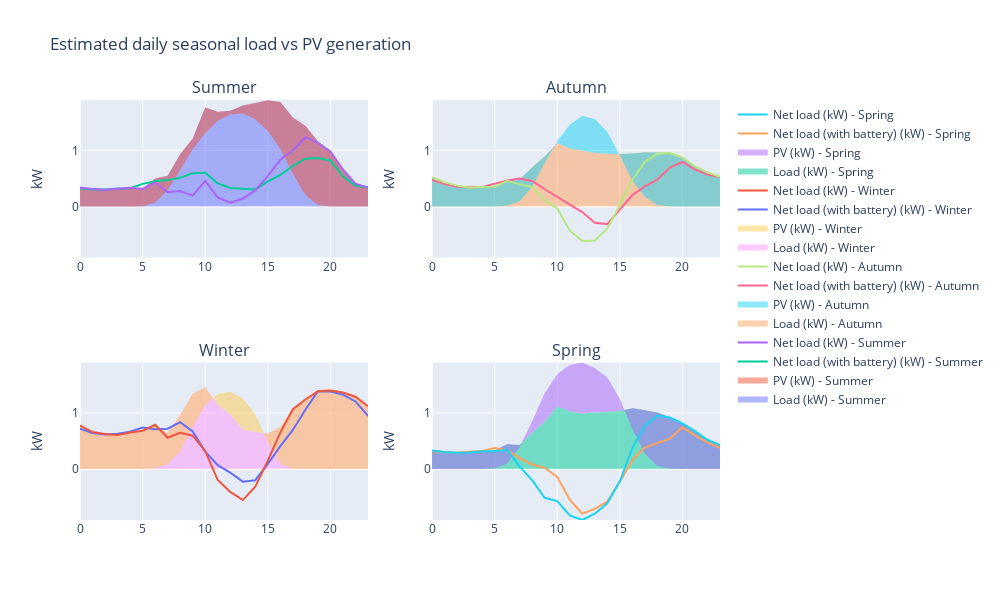

Notebook cell for this chart:
### Code cell
#  Showing the results
# ]f battery doesn't exist:

if battery_kwh == 0:

    display('Estimated annual PV energy generated: '+ Results['Annual_PV_Generation'].astype(int).astype(str) + ' kWh')
    display('Estimated annual PV energy generated per kW installed capacity: '+ Results['Annual_PV_Generation_per_kW'].astype(int).astype(str) + ' kWh')
    display('Estimated PV energy consumed on-site: '+ Results['Est_Annual_PV_self_consumption_SolarOnly'].astype(int).astype(str) + ' kWh')

    display('Estimated annual CO2 emissions avoided: ' + (0.82* Results['Annual_PV_Generation']).astype(int).astype(str)  + ' kg CO2')

    display('Estimated energy exported to grid (No battery): '+ Results['Est_Annual_PV_export_SolarOnly'].astype(int).astype(str) + ' kWh')
    display('Estimated saving due to not using the grid (No battery): '+ Results['Saving_due_to_not_using_grid_SolarOnly'].astype(int).astype(str) + ' $')
    display('Estimated annual Feed-in tariff payment (No battery): '+ Results['FiT_Payment_SolarOnly'].astype(int).astype(str) + ' $')
    display('Estimated total annual saving (No battery): '+ Results['Annual_Saving_SolarOnly'].astype(int).astype(str) + ' $')

else:
    
    display('Estimated annual PV energy generated: '+ Results['Annual_PV_Generation'].astype(int).astype(str) + ' kWh')
    display('Estimated annual PV energy generated per kW installed capacity: '+ Results['Annual_PV_Generation_per_kW'].astype(int).astype(str) + ' kWh')

    display('Estimated annual CO2 emissions avoided: ' + (0.82* Results['Annual_PV_Generation']).astype(int).astype(str)  + ' kg CO2')

    display('Result without battery:')
    display('Estimated PV energy consumed on-site (No Battery): '+ Results['Est_Annual_PV_self_consumption_SolarOnly'].astype(int).astype(str) + ' kWh')
    display('Estimated energy exported to grid (No battery): '+ Results['Est_Annual_PV_export_SolarOnly'].astype(int).astype(str) + ' kWh')
    display('Estimated saving due to not using the grid (No battery): '+ Results['Saving_due_to_not_using_grid_SolarOnly'].astype(int).astype(str) + ' $')
    display('Estimated annual Feed-in tariff payment (No battery): '+ Results['FiT_Payment_SolarOnly'].astype(int).astype(str) + ' $')
    display('Estimated total annual saving (No battery): '+ Results['Annual_Saving_SolarOnly'].astype(int).astype(str) + ' $')

    display('Result with battery:')
    display('Estimated PV energy consumed on-site: '+ Results['Est_Annual_PV_self_consumption_sol_batt'].astype(int).astype(str) + ' kWh')

    display('Estimated energy exported to grid: '+ Results['Est_Annual_PV_export_sol_batt'].astype(int).astype(str) + ' kWh')
    display('Estimated saving due to not using the grid: '+ Results['Saving_due_to_not_using_grid_sol_batt'].astype(int).astype(str) + ' $')
    display('Estimated annual Feed-in tariff payment: '+ Results['FiT_Payment_sol_batt'].astype(int).astype(str) + ' $')
    display('Estimated total annual saving: '+ Results['Annual_Saving_sol_batt'].astype(int).astype(str) + ' $')

# Estimated daily seasonal load vs PV generation

LoadSeasonalPattern=pd.read_json(Results['Load_seasonal_pattern_kW'])
PVSeasonalPattern=pd.read_json(Results['PV_seasonal_pattern_kW'])
if battery_kwh > 0:
    PVBattSeasonalPattern=pd.read_json(Results['pv_batt_seasonal_pattern_kW'])

LoadSeasonalPattern_Sum=LoadSeasonalPattern.loc[LoadSeasonalPattern[0]==1,[1,2]]
LoadSeasonalPattern_Fal=LoadSeasonalPattern.loc[LoadSeasonalPattern[0]==2,[1,2]]
LoadSeasonalPattern_Win=LoadSeasonalPattern.loc[LoadSeasonalPattern[0]==3,[1,2]]
LoadSeasonalPattern_Spr=LoadSeasonalPattern.loc[LoadSeasonalPattern[0]==4,[1,2]]

PVSeasonalPattern_Sum=PVSeasonalPattern.loc[PVSeasonalPattern[0]==1,[1,2]]
PVSeasonalPattern_Fal=PVSeasonalPattern.loc[PVSeasonalPattern[0]==2,[1,2]]
PVSeasonalPattern_Win=PVSeasonalPattern.loc[PVSeasonalPattern[0]==3,[1,2]]
PVSeasonalPattern_Spr=PVSeasonalPattern.loc[PVSeasonalPattern[0]==4,[1,2]]
# if battery exists:

if battery_kwh > 0:
    PVBattSeasonalPattern_Sum=PVBattSeasonalPattern.loc[PVBattSeasonalPattern[0]==1,[1,2]]
    PVBattSeasonalPattern_Fal=PVBattSeasonalPattern.loc[PVBattSeasonalPattern[0]==2,[1,2]]
    PVBattSeasonalPattern_Win=PVBattSeasonalPattern.loc[PVBattSeasonalPattern[0]==3,[1,2]]
    PVBattSeasonalPattern_Spr=PVBattSeasonalPattern.loc[PVBattSeasonalPattern[0]==4,[1,2]]

trace1 = go.Scatter(
    x=LoadSeasonalPattern_Sum[1],
    y=LoadSeasonalPattern_Sum[2],fill='tozeroy', mode= 'none',name='Load (kW) - Summer')
trace11 = go.Scatter(
    x=PVSeasonalPattern_Sum[1],
    y=PVSeasonalPattern_Sum[2],fill='tonexty', mode= 'none',name='PV (kW) - Summer')

if battery_kwh > 0:
    trace12 = go.Scatter(
        x=PVBattSeasonalPattern_Sum[1],
        y=PVBattSeasonalPattern_Sum[2], mode= 'lines',name='Net load (with battery) (kW) - Summer')   
trace13 = go.Scatter(
    x=LoadSeasonalPattern_Sum[1],
    y=LoadSeasonalPattern_Sum[2]-PVSeasonalPattern_Sum[2], mode= 'lines',name='Net load (kW) - Summer')   

trace2 = go.Scatter(
    x=LoadSeasonalPattern_Fal[1],
    y=LoadSeasonalPattern_Fal[2],
    xaxis='x2',yaxis='y2',fill='tozeroy', mode= 'none',name='Load (kW) - Autumn')
trace21 = go.Scatter(
    x=PVSeasonalPattern_Fal[1],
    y=PVSeasonalPattern_Fal[2],
    xaxis='x2',yaxis='y2',fill='tonexty', mode= 'none',name='PV (kW) - Autumn')

if battery_kwh > 0:
    trace22 = go.Scatter(
        x=PVBattSeasonalPattern_Fal[1],
        y=PVBattSeasonalPattern_Fal[2], mode= 'lines',name='Net load (with battery) (kW) - Autumn')  
trace23 = go.Scatter(
    x=LoadSeasonalPattern_Fal[1],
    y=LoadSeasonalPattern_Fal[2]-PVSeasonalPattern_Fal[2], mode= 'lines',name='Net load (kW) - Autumn') 

trace3 = go.Scatter(
    x=LoadSeasonalPattern_Win[1],
    y=LoadSeasonalPattern_Win[2],
    xaxis='x3',yaxis='y3',fill='tozeroy', mode= 'none',name='Load (kW) - Winter')
trace31 = go.Scatter(
    x=PVSeasonalPattern_Win[1],
    y=PVSeasonalPattern_Win[2],
    xaxis='x3',yaxis='y3',fill='tonexty', mode= 'none',name='PV (kW) - Winter')

if battery_kwh > 0:   
    trace32 = go.Scatter(
        x=PVBattSeasonalPattern_Win[1],
        y=PVBattSeasonalPattern_Win[2], mode= 'lines',name='Net load (with battery) (kW) - Winter')  
trace33 = go.Scatter(
    x=LoadSeasonalPattern_Win[1],
    y=LoadSeasonalPattern_Win[2]-PVSeasonalPattern_Win[2], mode= 'lines',name='Net load (kW) - Winter') 

trace4 = go.Scatter(
    x=LoadSeasonalPattern_Spr[1],
    y=LoadSeasonalPattern_Spr[2],
    xaxis='x4',yaxis='y4',fill='tozeroy', mode= 'none',name='Load (kW) - Spring')
trace41 = go.Scatter(
    x=PVSeasonalPattern_Spr[1],
    y=PVSeasonalPattern_Spr[2],
    xaxis='x4',yaxis='y4',fill='tonexty', mode= 'none',name='PV (kW) - Spring')

if battery_kwh > 0:
    trace42 = go.Scatter(
        x=PVBattSeasonalPattern_Spr[1],
        y=PVBattSeasonalPattern_Spr[2], mode= 'lines',name='Net load (with battery) (kW) - Spring') 
trace43 = go.Scatter(
    x=LoadSeasonalPattern_Spr[1],
    y=LoadSeasonalPattern_Spr[2]-PVSeasonalPattern_Spr[2], mode= 'lines',name='Net load (kW) - Spring')  


fig = tools.make_subplots(rows=2, cols=2, print_grid=False, subplot_titles=('Summer', 'Autumn',
                                                          'Winter', 'Spring'))
fig.append_trace(trace1, 1, 1)
fig.append_trace(trace11, 1, 1)
if battery_kwh > 0:
    fig.append_trace(trace12, 1, 1)
fig.append_trace(trace13, 1, 1)

fig.append_trace(trace2, 1, 2)
fig.append_trace(trace21, 1, 2)
if battery_kwh > 0:
    fig.append_trace(trace22, 1, 2)
fig.append_trace(trace23, 1, 2)

fig.append_trace(trace3, 2, 1)
fig.append_trace(trace31, 2, 1)
if battery_kwh > 0:
    fig.append_trace(trace32, 2, 1)
fig.append_trace(trace33, 2, 1)

fig.append_trace(trace4, 2, 2)
fig.append_trace(trace41, 2, 2)
if battery_kwh > 0:
    fig.append_trace(trace42, 2, 2)
fig.append_trace(trace43, 2, 2)

MaxRange=max(max(LoadSeasonalPattern[2]),max(PVSeasonalPattern[2]))

if battery_kwh > 0:
    MinRange=min(min(LoadSeasonalPattern[2]-PVSeasonalPattern[2]),min(PVBattSeasonalPattern[2]))
else:
    MinRange=min(LoadSeasonalPattern[2]-PVSeasonalPattern[2])
    
fig['layout']['yaxis1'].update(title='kW',range=[MinRange,MaxRange])
fig['layout']['yaxis2'].update(title='kW',range=[MinRange,MaxRange])
fig['layout']['yaxis3'].update(title='kW',range=[MinRange,MaxRange])
fig['layout']['yaxis4'].update(title='kW',range=[MinRange,MaxRange])

fig['layout'].update(height=600, width=1000, title='Estimated daily seasonal load vs PV generation',showlegend=True)
# fig = go.Figure(data, layout)
iplot(fig)

### Figure 1 — Plotly figure (JSON) as saved in the notebook; plotly's stock layout.template omitted (floating-point values rounded to 4 significant figures)
{"data": [{"fill": "tozeroy", "mode": "none", "name": "Load (kW) - Summer", "type": "scatter", "x": [0, 1, 2, 3, 4, 5, 6, 7, 8, 9, 10, 11, 12, 13, 14, 15, 16, 17, 18, 19, 20, 21, 22, 23], "xaxis": "x", "y": [0.3392, 0.311, 0.2978, 0.3141, 0.3333, 0.3203, 0.4996, 0.547, 0.9304, 1.215, 1.765, 1.691, 1.709, 1.801, 1.845, 1.898, 1.863, 1.588, 1.442, 1.165, 0.9833, 0.6615, 0.4077, 0.3391], "yaxis": "y"}, {"fill": "tonexty", "mode": "none", "name": "PV (kW) - Summer", "type": "scatter", "x": [0, 1, 2, 3, 4, 5, 6, 7, 8, 9, 10, 11, 12, 13, 14, 15, 16, 17, 18, 19, 20, 21, 22, 23], "xaxis": "x", "y": [0, 0, 0, 0, 0, 0.005538, 0.07217, 0.291, 0.6536, 1.021, 1.306, 1.528, 1.641, 1.658, 1.558, 1.349, 1.028, 0.5834, 0.2056, 0.0287, 0, 0, 0, 0], "yaxis": "y"}, {"mode": "lines", "name": "Net load (with battery) (kW) - Summer", "type": "scatter", "x": [0, 1, 2, 3, 4, 5, 6, 7, 8, 9, 10, 11, 12, 13, 14, 15, 16, 17, 18, 19, 20, 21, 22, 23], "xaxis": "x", "y": [0.3255, 0.3044, 0.306, 0.3237, 0.3268, 0.4044, 0.4511, 0.4712, 0.5116, 0.5956, 0.6025, 0.4122, 0.3317, 0.3141, 0.3059, 0.4474, 0.5649, 0.723, 0.8526, 0.8642, 0.8224, 0.5346, 0.3734, 0.3408], "yaxis": "y"}, {"mode": "lines", "name": "Net load (kW) - Summer", "type": "scatter", "x": [0, 1, 2, 3, 4, 5, 6, 7, 8, 9, 10, 11, 12, 13, 14, 15, 16, 17, 18, 19, 20, 21, 22, 23], "xaxis": "x", "y": [0.3392, 0.311, 0.2978, 0.3141, 0.3333, 0.3147, 0.4274, 0.2559, 0.2768, 0.1936, 0.4592, 0.1628, 0.0672, 0.1429, 0.2871, 0.5485, 0.8347, 1.005, 1.237, 1.137, 0.9833, 0.6615, 0.4077, 0.3391], "yaxis": "y"}, {"fill": "tozeroy", "mode": "none", "name": "Load (kW) - Autumn", "type": "scatter", "x": [0, 1, 2, 3, 4, 5, 6, 7, 8, 9, 10, 11, 12, 13, 14, 15, 16, 17, 18, 19, 20, 21, 22, 23], "xaxis": "x2", "y": [0.5221, 0.4301, 0.3729, 0.3367, 0.3491, 0.3514, 0.4743, 0.4883, 0.7002, 0.8903, 1.133, 1.034, 0.9991, 0.9549, 0.9396, 0.9365, 0.9446, 0.9678, 0.9626, 0.954, 0.8751, 0.7145, 0.6088, 0.5302], "yaxis": "y2"}, {"fill": "tonexty", "mode": "none", "name": "PV (kW) - Autumn", "type": "scatter", "x": [0, 1, 2, 3, 4, 5, 6, 7, 8, 9, 10, 11, 12, 13, 14, 15, 16, 17, 18, 19, 20, 21, 22, 23], "xaxis": "x2", "y": [0, 0, 0, 0, 0, 0, 0.01555, 0.09359, 0.3534, 0.7784, 1.167, 1.461, 1.615, 1.561, 1.336, 0.9091, 0.4649, 0.1702, 0.0215, 0.0004831, 0, 0, 0, 0], "yaxis": "y2"}, {"mode": "lines", "name": "Net load (with battery) (kW) - Autumn", "type": "scatter", "x": [0, 1, 2, 3, 4, 5, 6, 7, 8, 9, 10, 11, 12, 13, 14, 15, 16, 17, 18, 19, 20, 21, 22, 23], "xaxis": "x2", "y": [0.4761, 0.4015, 0.3548, 0.3429, 0.3503, 0.4129, 0.4658, 0.5007, 0.4567, 0.3077, 0.1647, 0.03247, -0.09928, -0.2888, -0.313, -0.05732, 0.2046, 0.3585, 0.4793, 0.6946, 0.7948, 0.6617, 0.5695, 0.527], "yaxis": "y2"}, {"mode": "lines", "name": "Net load (kW) - Autumn", "type": "scatter", "x": [0, 1, 2, 3, 4, 5, 6, 7, 8, 9, 10, 11, 12, 13, 14, 15, 16, 17, 18, 19, 20, 21, 22, 23], "xaxis": "x2", "y": [0.5221, 0.4301, 0.3729, 0.3367, 0.3491, 0.3514, 0.4588, 0.3947, 0.3468, 0.1119, -0.0346, -0.4269, -0.6161, -0.606, -0.3961, 0.0274, 0.4797, 0.7976, 0.9411, 0.9536, 0.8751, 0.7145, 0.6088, 0.5302], "yaxis": "y2"}, {"fill": "tozeroy", "mode": "none", "name": "Load (kW) - Winter", "type": "scatter", "x": [0, 1, 2, 3, 4, 5, 6, 7, 8, 9, 10, 11, 12, 13, 14, 15, 16, 17, 18, 19, 20, 21, 22, 23], "xaxis": "x3", "y": [0.7767, 0.6591, 0.6233, 0.6051, 0.6519, 0.6816, 0.8003, 0.6428, 0.9642, 1.341, 1.457, 1.146, 0.9709, 0.7073, 0.6591, 0.6298, 0.7477, 1.07, 1.241, 1.387, 1.4, 1.364, 1.29, 1.122], "yaxis": "y3"}, {"fill": "tonexty", "mode": "none", "name": "PV (kW) - Winter", "type": "scatter", "x": [0, 1, 2, 3, 4, 5, 6, 7, 8, 9, 10, 11, 12, 13, 14, 15, 16, 17, 18, 19, 20, 21, 22, 23], "xaxis": "x3", "y": [0, 0, 0, 0, 0, 0, 0.0108, 0.08445, 0.3175, 0.7465, 1.139, 1.34, 1.378, 1.261, 0.9727, 0.4793, 0.09537, 0.002252, 0, 0, 0, 0, 0, 0], "yaxis": "y3"}, {"mode": "lines", "name": "Net load (with battery) (kW) - Winter", "type": "scatter", "x": [0, 1, 2, 3, 4, 5, 6, 7, 8, 9, 10, 11, 12, 13, 14, 15, 16, 17, 18, 19, 20, 21, 22, 23], "xaxis": "x3", "y": [0.7179, 0.6412, 0.6142, 0.6285, 0.6668, 0.741, 0.7107, 0.7191, 0.8353, 0.6708, 0.3107, 0.06811, -0.06315, -0.2252, -0.1992, 0.09139, 0.4088, 0.6967, 1.057, 1.388, 1.382, 1.327, 1.206, 0.9481], "yaxis": "y3"}, {"mode": "lines", "name": "Net load (kW) - Winter", "type": "scatter", "x": [0, 1, 2, 3, 4, 5, 6, 7, 8, 9, 10, 11, 12, 13, 14, 15, 16, 17, 18, 19, 20, 21, 22, 23], "xaxis": "x3", "y": [0.7767, 0.6591, 0.6233, 0.6051, 0.6519, 0.6816, 0.7895, 0.5584, 0.6467, 0.5949, 0.3184, -0.1934, -0.4072, -0.5538, -0.3136, 0.1505, 0.6524, 1.068, 1.241, 1.387, 1.4, 1.364, 1.29, 1.122], "yaxis": "y3"}, {"fill": "tozeroy", "mode": "none", "name": "Load (kW) - Spring", "type": "scatter", "x": [0, 1, 2, 3, 4, 5, 6, 7, 8, 9, 10, 11, 12, 13, 14, 15, 16, 17, 18, 19, 20, 21, 22, 23], "xaxis": "x4", "y": [0.3325, 0.3037, 0.2916, 0.2936, 0.3183, 0.3296, 0.4421, 0.4283, 0.6518, 0.8372, 1.12, 1.028, 0.991, 1.006, 1.021, 1.037, 1.086, 1.046, 1.007, 0.9216, 0.8135, 0.6772, 0.5222, 0.4292], "yaxis": "y4"}, {"fill": "tonexty", "mode": "none", "name": "PV (kW) - Spring", "type": "scatter", "x": [0, 1, 2, 3, 4, 5, 6, 7, 8, 9, 10, 11, 12, 13, 14, 15, 16, 17, 18, 19, 20, 21, 22, 23], "xaxis": "x4", "y": [0, 0, 0, 0, 0, 0.01072, 0.0995, 0.3867, 0.8504, 1.35, 1.693, 1.856, 1.9, 1.802, 1.633, 1.256, 0.7136, 0.2763, 0.05184, 0.00382, 0, 0, 0, 0], "yaxis": "y4"}, {"mode": "lines", "name": "Net load (with battery) (kW) - Spring", "type": "scatter", "x": [0, 1, 2, 3, 4, 5, 6, 7, 8, 9, 10, 11, 12, 13, 14, 15, 16, 17, 18, 19, 20, 21, 22, 23], "xaxis": "x4", "y": [0.3181, 0.2977, 0.2926, 0.3059, 0.3239, 0.3751, 0.3368, 0.1963, 0.08149, 0.02168, -0.1401, -0.5474, -0.7966, -0.7123, -0.5814, -0.2274, 0.1617, 0.3836, 0.4684, 0.5411, 0.7453, 0.5997, 0.4757, 0.3799], "yaxis": "y4"}, {"mode": "lines", "name": "Net load (kW) - Spring", "type": "scatter", "x": [0, 1, 2, 3, 4, 5, 6, 7, 8, 9, 10, 11, 12, 13, 14, 15, 16, 17, 18, 19, 20, 21, 22, 23], "xaxis": "x4", "y": [0.3325, 0.3037, 0.2916, 0.2936, 0.3183, 0.3189, 0.3426, 0.04163, -0.1986, -0.5129, -0.573, -0.828, -0.9093, -0.7961, -0.6122, -0.2183, 0.3723, 0.7701, 0.9549, 0.9178, 0.8135, 0.6772, 0.5222, 0.4292], "yaxis": "y4"}], "layout": {"annotations": [{"font": {"size": 16}, "showarrow": false, "text": "Summer", "x": 0.225, "xanchor": "center", "xref": "paper", "y": 1, "yanchor": "bottom", "yref": "paper"}, {"font": {"size": 16}, "showarrow": false, "text": "Autumn", "x": 0.775, "xanchor": "center", "xref": "paper", "y": 1, "yanchor": "bottom", "yref": "paper"}, {"font": {"size": 16}, "showarrow": false, "text": "Winter", "x": 0.225, "xanchor": "center", "xref": "paper", "y": 0.375, "yanchor": "bottom", "yref": "paper"}, {"font": {"size": 16}, "showarrow": false, "text": "Spring", "x": 0.775, "xanchor": "center", "xref": "paper", "y": 0.375, "yanchor": "bottom", "yref": "paper"}], "height": 600, "showlegend": true, "title": {"text": "Estimated daily seasonal load vs PV generation"}, "width": 1000, "xaxis": {"anchor": "y", "domain": [0, 0.45]}, "xaxis2": {"anchor": "y2", "domain": [0.55, 1]}, "xaxis3": {"anchor": "y3", "domain": [0, 0.45]}, "xaxis4": {"anchor": "y4", "domain": [0.55, 1]}, "yaxis": {"anchor": "x", "domain": [0.625, 1], "range": [-0.9093, 1.9], "title": {"text": "kW"}}, "yaxis2": {"anchor": "x2", "domain": [0.625, 1], "range": [-0.9093, 1.9], "title": {"text": "kW"}}, "yaxis3": {"anchor": "x3", "domain": [0, 0.375], "range": [-0.9093, 1.9], "title": {"text": "kW"}}, "yaxis4": {"anchor": "x4", "domain": [0, 0.375], "range": [-0.9093, 1.9], "title": {"text": "kW"}}}}
